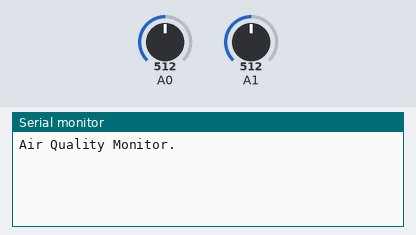
The sketch below on a simulated Arduino Uno, built with avr-gcc and run on an emulated ATmega328P. Parts: the last lines printed to the serial monitor. The test bench sets the inputs (shaded band); at power-on: A0 = 512, A1 = 512.

Above: at 2.8 s.
2.9 s: A0 set to 716
At 4.2 s:
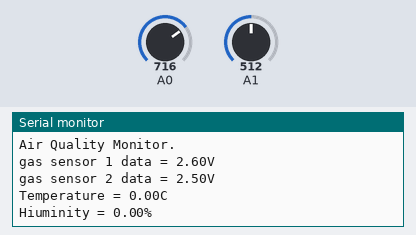
4.5 s: A1 set to 716
At 6.7 s:
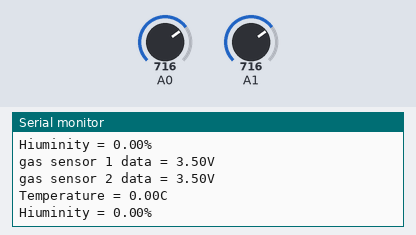
Timing chart, 0 to 8.2 s (numbered marks = the images above; inputs shaded):
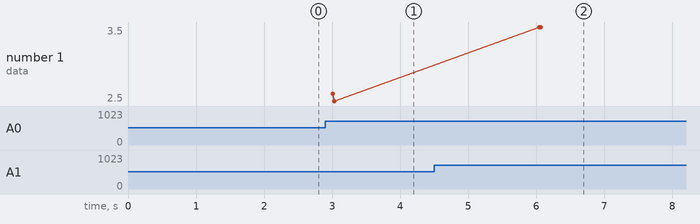

Measured:
- after the input at 2.9 s, the serial monitor: prints a new line after 0.11 s (image 1)
- after the input at 4.5 s, the serial monitor: prints a new line after 1.6 s (image 2)

The sketch:

Phase-03.ino
```cpp
float gas_sensor_1_value;
float gas_sensor_2_value;
float temperature_value;
float huminity_value;

void setup() {
  Serial.begin(9600);
  Serial.println(F("Air Quality Monitor."));

}

void loop() {
  // Wait a few seconds between measurements.
  delay(2000);

  update_all_sensor_data();
  publish_all_data();
}

/**
   Publish All data to Serial monitor/ Web/ Display
*/
void publish_all_data() {
  //Gas Data
  Serial.print("gas sensor 1 data = ");
  Serial.print(gas_sensor_1_value);
  Serial.println("V");
  Serial.print("gas sensor 2 data = ");
  Serial.print(gas_sensor_2_value);
  Serial.println("V");
  Serial.print("Temperature = ");
  Serial.print(temperature_value);
  Serial.println("C");
  Serial.print("Hiuminity = ");
  Serial.print(huminity_value);
  Serial.println("%");
  //ToDo: Update those data to Web in here
}


/**
   Update Gas sensor data
   Sensor 1 = SO2
   Sensor 2 = CO
*/
void update_all_sensor_data() {
  float temp_sensor_val_1 = 0;
  float temp_sensor_val_2 = 0;
  // Get sensor reading for 1 seconds & avarage
  for (int i = 0; i < 20; i++) {
    temp_sensor_val_1 += analogRead(A0);
    temp_sensor_val_2 += analogRead(A1);
    delay(50);
  }

  // [tempVal / (20) ]*5/1024 = tempVal / (4*1024)
  gas_sensor_1_value = temp_sensor_val_1 / (4 * 1024);
  gas_sensor_2_value = temp_sensor_val_2 / (4 * 1024);
  temperature_value = 0;
  huminity_value = 0;
}
```
